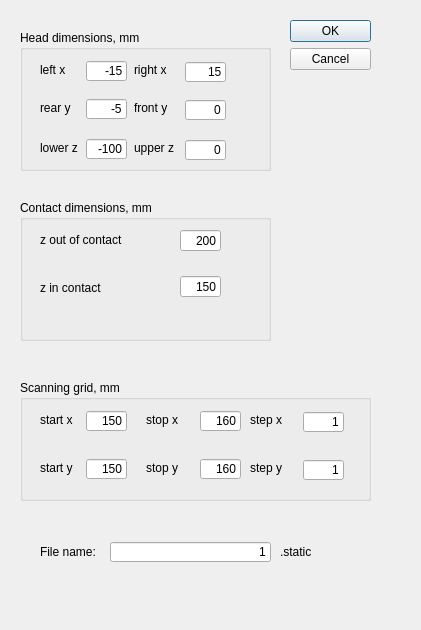
<?xml version="1.0" encoding="UTF-8"?>
<ui version="4.0">
 <class>Dialog</class>
 <widget class="QDialog" name="Dialog">
  <property name="geometry">
   <rect>
    <x>0</x>
    <y>0</y>
    <width>421</width>
    <height>630</height>
   </rect>
  </property>
  <property name="windowTitle">
   <string>Static measurements parameters</string>
  </property>
  <widget class="QDialogButtonBox" name="buttonBox">
   <property name="geometry">
    <rect>
     <x>290</x>
     <y>20</y>
     <width>81</width>
     <height>241</height>
    </rect>
   </property>
   <property name="orientation">
    <enum>Qt::Vertical</enum>
   </property>
   <property name="standardButtons">
    <set>QDialogButtonBox::Cancel|QDialogButtonBox::Ok</set>
   </property>
  </widget>
  <widget class="QGroupBox" name="groupBox_4">
   <property name="geometry">
    <rect>
     <x>20</x>
     <y>30</y>
     <width>251</width>
     <height>141</height>
    </rect>
   </property>
   <property name="title">
    <string>Head dimensions, mm</string>
   </property>
   <widget class="QLabel" name="label_36">
    <property name="geometry">
     <rect>
      <x>20</x>
      <y>32</y>
      <width>71</width>
      <height>16</height>
     </rect>
    </property>
    <property name="text">
     <string>left x</string>
    </property>
   </widget>
   <widget class="QLineEdit" name="lineEdit_attach_min_x">
    <property name="geometry">
     <rect>
      <x>66</x>
      <y>31</y>
      <width>41</width>
      <height>20</height>
     </rect>
    </property>
    <property name="text">
     <string>-15</string>
    </property>
    <property name="alignment">
     <set>Qt::AlignRight|Qt::AlignTrailing|Qt::AlignVCenter</set>
    </property>
   </widget>
   <widget class="QLabel" name="label_37">
    <property name="geometry">
     <rect>
      <x>114</x>
      <y>32</y>
      <width>71</width>
      <height>16</height>
     </rect>
    </property>
    <property name="text">
     <string>right x</string>
    </property>
   </widget>
   <widget class="QLineEdit" name="lineEdit_attach_max_x">
    <property name="geometry">
     <rect>
      <x>165</x>
      <y>32</y>
      <width>41</width>
      <height>20</height>
     </rect>
    </property>
    <property name="text">
     <string>15</string>
    </property>
    <property name="alignment">
     <set>Qt::AlignRight|Qt::AlignTrailing|Qt::AlignVCenter</set>
    </property>
   </widget>
   <widget class="QLabel" name="label_38">
    <property name="geometry">
     <rect>
      <x>114</x>
      <y>70</y>
      <width>71</width>
      <height>16</height>
     </rect>
    </property>
    <property name="text">
     <string>front y</string>
    </property>
   </widget>
   <widget class="QLineEdit" name="lineEdit_attach_min_y">
    <property name="geometry">
     <rect>
      <x>66</x>
      <y>69</y>
      <width>41</width>
      <height>20</height>
     </rect>
    </property>
    <property name="text">
     <string>-5</string>
    </property>
    <property name="alignment">
     <set>Qt::AlignRight|Qt::AlignTrailing|Qt::AlignVCenter</set>
    </property>
   </widget>
   <widget class="QLineEdit" name="lineEdit_attach_max_y">
    <property name="geometry">
     <rect>
      <x>165</x>
      <y>70</y>
      <width>41</width>
      <height>20</height>
     </rect>
    </property>
    <property name="text">
     <string>0</string>
    </property>
    <property name="alignment">
     <set>Qt::AlignRight|Qt::AlignTrailing|Qt::AlignVCenter</set>
    </property>
   </widget>
   <widget class="QLabel" name="label_39">
    <property name="geometry">
     <rect>
      <x>20</x>
      <y>70</y>
      <width>51</width>
      <height>16</height>
     </rect>
    </property>
    <property name="text">
     <string>rear y</string>
    </property>
   </widget>
   <widget class="QLabel" name="label_40">
    <property name="geometry">
     <rect>
      <x>114</x>
      <y>110</y>
      <width>71</width>
      <height>16</height>
     </rect>
    </property>
    <property name="text">
     <string>upper z</string>
    </property>
   </widget>
   <widget class="QLineEdit" name="lineEdit_attach_min_z">
    <property name="geometry">
     <rect>
      <x>66</x>
      <y>109</y>
      <width>41</width>
      <height>20</height>
     </rect>
    </property>
    <property name="text">
     <string>-100</string>
    </property>
    <property name="alignment">
     <set>Qt::AlignRight|Qt::AlignTrailing|Qt::AlignVCenter</set>
    </property>
   </widget>
   <widget class="QLineEdit" name="lineEdit_attach_max_z">
    <property name="geometry">
     <rect>
      <x>165</x>
      <y>110</y>
      <width>41</width>
      <height>20</height>
     </rect>
    </property>
    <property name="text">
     <string>0</string>
    </property>
    <property name="alignment">
     <set>Qt::AlignRight|Qt::AlignTrailing|Qt::AlignVCenter</set>
    </property>
   </widget>
   <widget class="QLabel" name="label_41">
    <property name="geometry">
     <rect>
      <x>20</x>
      <y>110</y>
      <width>51</width>
      <height>16</height>
     </rect>
    </property>
    <property name="text">
     <string>lower z</string>
    </property>
   </widget>
   <widget class="QLabel" name="label_48">
    <property name="geometry">
     <rect>
      <x>20</x>
      <y>160</y>
      <width>51</width>
      <height>16</height>
     </rect>
    </property>
    <property name="text">
     <string/>
    </property>
   </widget>
  </widget>
  <widget class="QGroupBox" name="groupBox_5">
   <property name="geometry">
    <rect>
     <x>20</x>
     <y>380</y>
     <width>351</width>
     <height>121</height>
    </rect>
   </property>
   <property name="title">
    <string>Scanning grid, mm</string>
   </property>
   <widget class="QLabel" name="label_42">
    <property name="geometry">
     <rect>
      <x>20</x>
      <y>32</y>
      <width>71</width>
      <height>16</height>
     </rect>
    </property>
    <property name="text">
     <string>start x</string>
    </property>
   </widget>
   <widget class="QLineEdit" name="lineEdit_x_start">
    <property name="geometry">
     <rect>
      <x>66</x>
      <y>31</y>
      <width>41</width>
      <height>20</height>
     </rect>
    </property>
    <property name="text">
     <string>150</string>
    </property>
    <property name="alignment">
     <set>Qt::AlignRight|Qt::AlignTrailing|Qt::AlignVCenter</set>
    </property>
   </widget>
   <widget class="QLabel" name="label_43">
    <property name="geometry">
     <rect>
      <x>126</x>
      <y>32</y>
      <width>71</width>
      <height>16</height>
     </rect>
    </property>
    <property name="text">
     <string>stop x</string>
    </property>
   </widget>
   <widget class="QLineEdit" name="lineEdit_x_stop">
    <property name="geometry">
     <rect>
      <x>180</x>
      <y>31</y>
      <width>41</width>
      <height>20</height>
     </rect>
    </property>
    <property name="text">
     <string>160</string>
    </property>
    <property name="alignment">
     <set>Qt::AlignRight|Qt::AlignTrailing|Qt::AlignVCenter</set>
    </property>
   </widget>
   <widget class="QLabel" name="label_44">
    <property name="geometry">
     <rect>
      <x>230</x>
      <y>32</y>
      <width>71</width>
      <height>16</height>
     </rect>
    </property>
    <property name="text">
     <string>step x</string>
    </property>
   </widget>
   <widget class="QLineEdit" name="lineEdit_x_step">
    <property name="geometry">
     <rect>
      <x>283</x>
      <y>32</y>
      <width>41</width>
      <height>20</height>
     </rect>
    </property>
    <property name="text">
     <string>1</string>
    </property>
    <property name="alignment">
     <set>Qt::AlignRight|Qt::AlignTrailing|Qt::AlignVCenter</set>
    </property>
   </widget>
   <widget class="QLabel" name="label_45">
    <property name="geometry">
     <rect>
      <x>230</x>
      <y>80</y>
      <width>71</width>
      <height>16</height>
     </rect>
    </property>
    <property name="text">
     <string>step y</string>
    </property>
   </widget>
   <widget class="QLabel" name="label_46">
    <property name="geometry">
     <rect>
      <x>20</x>
      <y>80</y>
      <width>71</width>
      <height>16</height>
     </rect>
    </property>
    <property name="text">
     <string>start y</string>
    </property>
   </widget>
   <widget class="QLineEdit" name="lineEdit_y_stop">
    <property name="geometry">
     <rect>
      <x>180</x>
      <y>79</y>
      <width>41</width>
      <height>20</height>
     </rect>
    </property>
    <property name="text">
     <string>160</string>
    </property>
    <property name="alignment">
     <set>Qt::AlignRight|Qt::AlignTrailing|Qt::AlignVCenter</set>
    </property>
   </widget>
   <widget class="QLineEdit" name="lineEdit_y_start">
    <property name="geometry">
     <rect>
      <x>66</x>
      <y>79</y>
      <width>41</width>
      <height>20</height>
     </rect>
    </property>
    <property name="text">
     <string>150</string>
    </property>
    <property name="alignment">
     <set>Qt::AlignRight|Qt::AlignTrailing|Qt::AlignVCenter</set>
    </property>
   </widget>
   <widget class="QLabel" name="label_47">
    <property name="geometry">
     <rect>
      <x>126</x>
      <y>80</y>
      <width>71</width>
      <height>16</height>
     </rect>
    </property>
    <property name="text">
     <string>stop y</string>
    </property>
   </widget>
   <widget class="QLineEdit" name="lineEdit_y_step">
    <property name="geometry">
     <rect>
      <x>283</x>
      <y>80</y>
      <width>41</width>
      <height>20</height>
     </rect>
    </property>
    <property name="text">
     <string>1</string>
    </property>
    <property name="alignment">
     <set>Qt::AlignRight|Qt::AlignTrailing|Qt::AlignVCenter</set>
    </property>
   </widget>
  </widget>
  <widget class="QGroupBox" name="groupBox_6">
   <property name="geometry">
    <rect>
     <x>20</x>
     <y>200</y>
     <width>251</width>
     <height>141</height>
    </rect>
   </property>
   <property name="title">
    <string>Contact dimensions, mm</string>
   </property>
   <widget class="QLabel" name="label_49">
    <property name="geometry">
     <rect>
      <x>20</x>
      <y>32</y>
      <width>111</width>
      <height>16</height>
     </rect>
    </property>
    <property name="text">
     <string>z out of contact</string>
    </property>
   </widget>
   <widget class="QLineEdit" name="lineEdit_z_safe">
    <property name="geometry">
     <rect>
      <x>160</x>
      <y>30</y>
      <width>41</width>
      <height>21</height>
     </rect>
    </property>
    <property name="text">
     <string>200</string>
    </property>
    <property name="alignment">
     <set>Qt::AlignRight|Qt::AlignTrailing|Qt::AlignVCenter</set>
    </property>
   </widget>
   <widget class="QLabel" name="label_55">
    <property name="geometry">
     <rect>
      <x>20</x>
      <y>160</y>
      <width>51</width>
      <height>16</height>
     </rect>
    </property>
    <property name="text">
     <string/>
    </property>
   </widget>
   <widget class="QLabel" name="label_50">
    <property name="geometry">
     <rect>
      <x>20</x>
      <y>80</y>
      <width>111</width>
      <height>16</height>
     </rect>
    </property>
    <property name="text">
     <string>z in contact</string>
    </property>
   </widget>
   <widget class="QLineEdit" name="lineEdit_z_contact">
    <property name="geometry">
     <rect>
      <x>160</x>
      <y>76</y>
      <width>41</width>
      <height>21</height>
     </rect>
    </property>
    <property name="text">
     <string>150</string>
    </property>
    <property name="alignment">
     <set>Qt::AlignRight|Qt::AlignTrailing|Qt::AlignVCenter</set>
    </property>
   </widget>
  </widget>
  <widget class="QLineEdit" name="lineEdit_file_name_to_save_static_meas">
   <property name="geometry">
    <rect>
     <x>110</x>
     <y>542</y>
     <width>161</width>
     <height>20</height>
    </rect>
   </property>
   <property name="text">
    <string>1</string>
   </property>
   <property name="alignment">
    <set>Qt::AlignRight|Qt::AlignTrailing|Qt::AlignVCenter</set>
   </property>
  </widget>
  <widget class="QLabel" name="label_folder_to_save_5">
   <property name="geometry">
    <rect>
     <x>280</x>
     <y>540</y>
     <width>61</width>
     <height>23</height>
    </rect>
   </property>
   <property name="text">
    <string>.static</string>
   </property>
  </widget>
  <widget class="QLabel" name="label_folder_to_save_4">
   <property name="geometry">
    <rect>
     <x>40</x>
     <y>540</y>
     <width>71</width>
     <height>23</height>
    </rect>
   </property>
   <property name="text">
    <string>File name:</string>
   </property>
  </widget>
 </widget>
 <resources/>
 <connections>
  <connection>
   <sender>buttonBox</sender>
   <signal>accepted()</signal>
   <receiver>Dialog</receiver>
   <slot>accept()</slot>
   <hints>
    <hint type="sourcelabel">
     <x>248</x>
     <y>254</y>
    </hint>
    <hint type="destinationlabel">
     <x>157</x>
     <y>274</y>
    </hint>
   </hints>
  </connection>
  <connection>
   <sender>buttonBox</sender>
   <signal>rejected()</signal>
   <receiver>Dialog</receiver>
   <slot>reject()</slot>
   <hints>
    <hint type="sourcelabel">
     <x>316</x>
     <y>260</y>
    </hint>
    <hint type="destinationlabel">
     <x>286</x>
     <y>274</y>
    </hint>
   </hints>
  </connection>
 </connections>
</ui>
